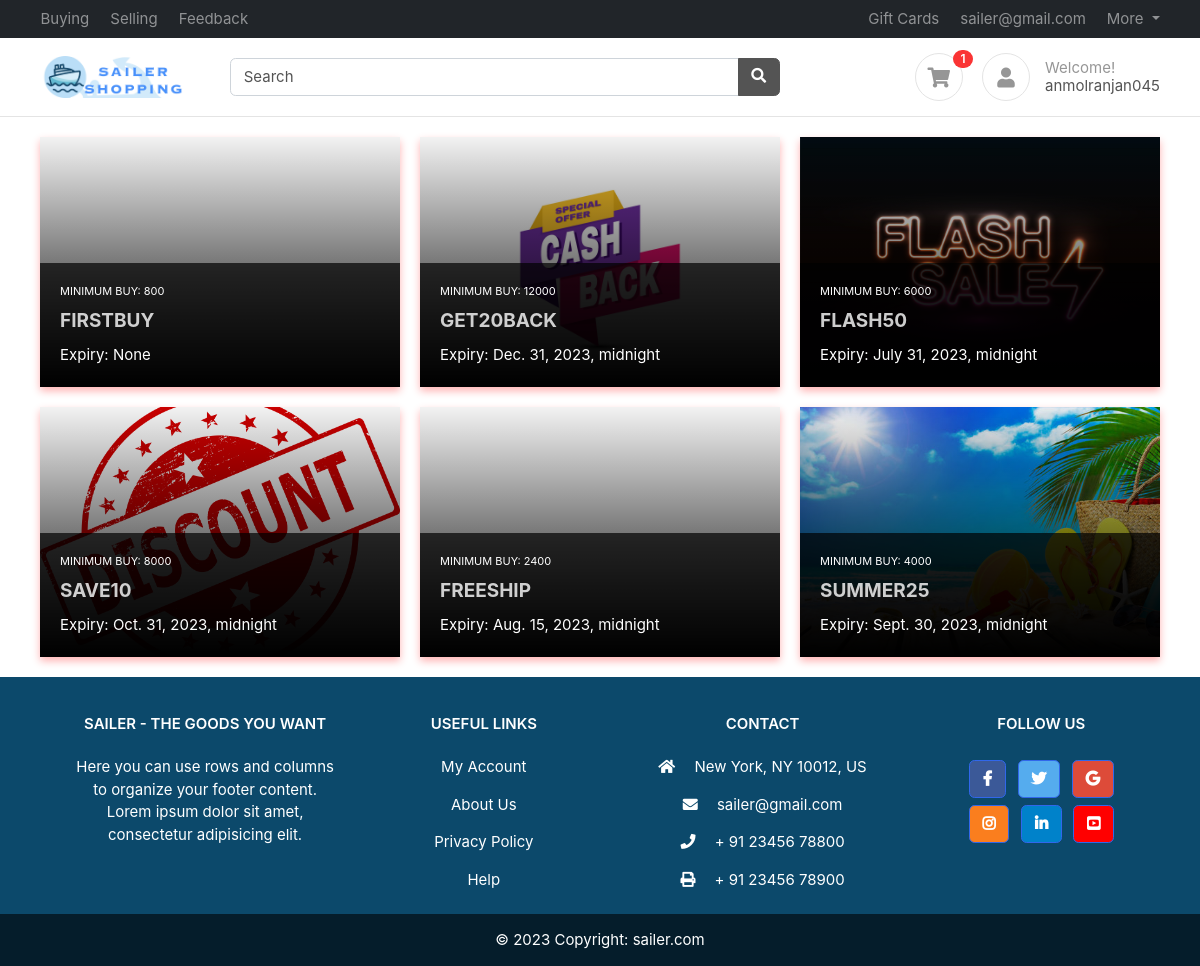
Screenshot of /offers/ (signed in) with the database file from the repository.
### accounts/models.py (models this page shows, shortened)
class Profile(BaseModel):
    user = models.OneToOneField(User, on_delete=models.CASCADE, related_name='profile')
    is_email_verified = models.BooleanField(default=False)
    email_token = models.CharField(max_length=100, null=True, blank=True)
    forget_password_token = models.CharField(max_length=100, null=True, blank=True)
    profile_image = models.ImageField(upload_to='profile')
    def get_cart_count(self):
        return CartItems.objects.filter(cart__is_paid=False, cart__user=self.user).count()

### products/models.py (models this page shows, shortened)
class Coupon(BaseModel):
    coupon_code = models.CharField(max_length=10)
    is_expired = models.BooleanField(default=False)
    coupon_image = models.ImageField(upload_to='coupons')
    expiry_date = models.DateTimeField(blank=True, null=True)
    discount_price = models.IntegerField(default=100)
    minimum_amount = models.IntegerField(default=500)

### home/views.py (the view)
# urls.py: path('offers/', offers, name='offers'),
def offers(request):
    context = {'coupons': Coupon.objects.filter(is_expired=False)}
    if not context['coupons']:
        messages.warning(request, 'There are no coupons available.')
    return render(request, 'home/offers.html', context)

### templates/home/offers.html (shortened to what this page needs)
{% extends "base/base.html" %}
{% block start %}
<link href="/media/css/offers.css" rel="stylesheet" type="text/css" />
<div class="container bootstrap snippets bootdey">
    <div class="row-wrapper">
        <div class="row">
            {% for coupon in coupons %}
                <div class="col-sm-4">
                    <div class="widget single-news">
                        <div class="image" style="background-image: url('/media/{{coupon.coupon_image}}');">
                            <span class="gradient"></span>
                        </div>
                        <div class="details">
                            <div class="category">Minimum Buy: {{coupon.minimum_amount}}</div>
                            <h3><a href="#">{{coupon.coupon_code}}</a></h3>
                            <time>Expiry: {{coupon.expiry_date}}</time>
                        </div>
                    </div>
                </div>
            {% endfor %}
        </div>
    </div>
</div>
{% endblock %}

### templates/base/base.html (shortened to what this page needs)
<!DOCTYPE HTML>
<html lang="en">
<head>
    <link href="/media/css/bootstrap.css" rel="stylesheet" type="text/css" />
    <link href="/media/fonts/fontawesome/css/all.min.css" type="text/css" rel="stylesheet">
    <link href="/media/css/ui.css" rel="stylesheet" type="text/css" />
    <link href="/media/css/responsive.css" rel="stylesheet" />
</head>
<body>
    <header class="section-header">
        <nav class="navbar navbar-dark navbar-expand p-0 bg-dark">
            <div class="container">
                <ul class="navbar-nav d-none d-md-flex mr-auto">
                    <li class="nav-item"><a class="nav-link" href="{% url 'index'%}">Buying</a></li>
                    <li class="nav-item"><a class="nav-link" href="#">Selling</a></li>
                    <li class="nav-item"><a class="nav-link" href="{% url 'feedback'%}">Feedback</a></li>
                  </ul>
                <ul class="navbar-nav">
                    <li class="nav-item"><a class="nav-link" href="{% url 'offers'%}">Gift Cards</a></li>
                    <li class="nav-item"><a href="#" class="nav-link"> sailer@gmail.com </a></li>
                    <li class="nav-item dropdown">
                        <a href="#" class="nav-link dropdown-toggle" data-toggle="dropdown"> More </a>
                    </li>
                </ul>
            </div>
        </nav>
        <section class="header-main border-bottom">
            <div class="container">
                <div class="row align-items-center">
                    <div class="col-lg-2 col-4">
                        <div class="brand-wrap">
                            <a href="{% url 'index'%}"><img class="logo" src="/media/images/logo.png"></a>
                        </div>
                    </div>
                    <div class="col-lg-6 col-sm-12">
                        <form action="#" class="search">
                            <div class="input-group w-100">
                                <input type="text" class="form-control" placeholder="Search">
                                <div class="input-group-append">
                                    <button class="btn btn-secondary" type="submit">
							<i class="fa fa-search"></i>
						  </button>
                                </div>
                            </div>
                        </form>
                    </div>
                    <div class="col-lg-4 col-sm-6 col-8">
                      <div class="widgets-wrap float-md-right">
                          <div class="widget-header  mr-3">
                              <a href="{% url 'cart'%}" class="icon icon-sm rounded-circle border"><i class="fa fa-shopping-cart"></i></a>
                              {% if request.user.is_authenticated %}
                                  <span class="badge badge-pill badge-danger notify">{{request.user.profile.get_cart_count}}</span>
                              {% endif %}
                              </div>
                          <div class="widget-header icontext">
                              <a href="#" class="icon icon-sm rounded-circle border"><i class="fa fa-user"></i></a>
                              <div class="text">
                                  <span class="text-muted">Welcome!</span>
                                  <div>
                                      {% if request.user.is_authenticated %}
                                          <a href="#">{{user.username}}</a>
                                      {% else %}
                                          <a href="{% url 'login'%}">Sign in</a> |
                                          <a href="{% url 'register'%}"> Register</a>
                                      {% endif %}
                                  </div>
                              </div>
                          </div>
                      </div>
                  </div>
              </div>
          </div>
      </section>
  </header>
    {% block start %}
    {% endblock %}
</body>
    <footer
            class="text-center text-lg-start text-white"
            style="background-color: #0c496b"
            >
      <div class="container p-4 pb-0">
        <section class="">
          <div class="row">
            <div class="col-md-3 col-lg-3 col-xl-3 mx-auto mt-3">
              <h6 class="text-uppercase mb-4 font-weight-bold">
                Sailer - The Goods you want
              </h6>
              <p>
                Here you can use rows and columns to organize your footer
                content. Lorem ipsum dolor sit amet, consectetur adipisicing
                elit.
              </p>
            </div>
            <div class="col-md-2 col-lg-2 col-xl-2 mx-auto mt-3">
              <h6 class="text-uppercase mb-4 font-weight-bold">Useful Links</h6>
              <p>
                <a class="text-white" href="#"> My Account</a>
              </p>
              <p>
                <a class="text-white" href="#"> About Us</a>
              </p>
              <p>
                <a class="text-white" href="#"> Privacy Policy</a>
              </p>
              <p>
                <a class="text-white" href="#"> Help</a>
              </p>
            </div>
            <div class="col-md-4 col-lg-3 col-xl-3 mx-auto mt-3">
              <h6 class="text-uppercase mb-4 font-weight-bold">Contact</h6>
              <p><i class="fas fa-home mr-3"></i> New York, NY 10012, US</p>
              <p><i class="fas fa-envelope mr-3"></i> sailer@gmail.com</p>
              <p><i class="fas fa-phone mr-3"></i> + 91 23456 78800</p>
              <p><i class="fas fa-print mr-3"></i> + 91 23456 78900</p>
            </div>
            <div class="col-md-3 col-lg-2 col-xl-2 mx-auto mt-3">
              <h6 class="text-uppercase mb-4 font-weight-bold">Follow us</h6>
              <a
                 class="btn btn-primary btn-floating m-1"
                 style="background-color: #3b5998"
                 href="#"
                 role="button"
                 ><i class="fab fa-facebook-f"></i
                ></a>
              <a
                 class="btn btn-primary btn-floating m-1"
                 style="background-color: #55acee"
                 href="#"
                 role="button"
                 ><i class="fab fa-twitter"></i
                ></a>
              <a
                 class="btn btn-primary btn-floating m-1"
                 style="background-color: #dd4b39"
                 href="#"
                 role="button"
                 ><i class="fab fa-google"></i
                ></a>
              <a
                 class="btn btn-primary btn-floating m-1"
                 style="background-color: #fa7e1e"
                 href="#"
                 role="button"
                 ><i class="fab fa-instagram"></i
                ></a>
              <a
                 class="btn btn-primary btn-floating m-1"
                 style="background-color: #0082ca"
                 href="#"
                 role="button"
                 ><i class="fab fa-linkedin-in"></i
                ></a>
              <a
                 class="btn btn-primary btn-floating m-1"
                 style="background-color: #FF0000"
                 href="#"
                 role="button"
                 ><i class="fab fa-youtube-square"></i
                ></a>
            </div>
          </div>
        </section>
      </div>
      <div
           class="text-center p-3"
           style="background-color: rgba(0, 0, 0, 0.6)"
           >
        © 2023 Copyright:
        <a class="text-white" href="#"
           >sailer.com</a
          >
      </div>
    </footer>
</html>

### public/static/css/ui.css (style rules this page uses)
html { font-family: 'Inter', sans-serif; font-size: 15px; }
.icon-xs, .icon-sm, .icon-md, .icon-lg { display: inline-block; text-align: center; flex-shrink: 0; flex-grow: 0; }
.icon-sm { width: 48px; height: 48px; line-height: 48px; font-size: 20px; }
p:last-child { margin-bottom: 0; }
.header-main { position: relative; padding-top: 1rem; padding-bottom: 1rem; background-color: #ffffff; }
.brand-wrap .logo, .navbar-brand .logo { margin-right: 7px; max-height: 42px; display: inline-block; }
.widget-header { display: inline-block; vertical-align: middle; position: relative; }
.widget-header a { color: #545454; }
.widget-header i { color: #969696; }
.widget-header .notify { position: absolute; top: -3px; right: -10px; }
.icontext { display: inline-flex; align-items: center; vertical-align: middle; }
.icontext .text { width: 100%; line-height: 1.2; color: #212529; }
.icontext .icon { position: relative; margin-right: 15px; flex-shrink: 0; flex-grow: 0; }
.notify { position: absolute; top: -4px; right: -10px; display: inline-block; padding: .25em .6em; font-size: 12px; line-height: 1; text-align: center; border-radius: 3rem; color: #fff; background-color: #fa3434; }

### public/static/css/offers.css (style rules this page uses)
.widget.single-news { margin-bottom: 20px; position: relative; box-shadow: 0 4px 8px rgba(255, 0, 0, 0.3); transition: box-shadow 0.3s ease; overflow: hidden; }
.row-wrapper { margin-top: 20px; }
.widget.single-news .image .gradient { position: absolute; left: 0; right: 0; top: 0; bottom: 0; background-image: -webkit-linear-gradient(bottom, #000000 0%, rgba(0, 0, 0, 0.05) 100%); background-image: -moz-linear-gradient(bottom, #000000 0%, rgba(0, 0, 0, 0.05) 100%); background-image: -o-linear-gradient(bottom, #000000 0%, rgba(0, 0, 0, 0.05) 100%); background-image: linear-gradient(to top, #000000 0%, rgba(0, 0, 0, 0.05) 100%); }
.widget.single-news .details { position: absolute; bottom: 0; left: 0; right: 0; padding: 20px; color: #fff; background-color: rgba(0, 0, 0, 0.7); }
.widget.single-news .details .category { font-size: 11px; text-transform: uppercase; margin-bottom: 10px; }
.widget.single-news .details h3 { margin: 0; padding: 0; margin-bottom: 10px; font-size: 19px; }
.widget.single-news .details h3 a { color: #fff; zoom: 1; -webkit-opacity: 0.8; -moz-opacity: 0.8; opacity: 0.8; -ms-filter: progid: DXImageTransform.Microsoft.Alpha(Opacity=80); filter: alpha(opacity=80); }
.widget.single-news .image { position: relative; }
.row .col-sm-4 { float: left; width: 33.33%; padding: 0 10px; box-sizing: border-box; }
.row::after { content: ""; display: table; clear: both; }
.widget.single-news { height: 250px; }
.widget.single-news .image { background-repeat: no-repeat; background-size: cover; background-position: center center; height: 100%; position: relative; }

### rows the page displays
Coupon: minimum_amount "800", coupon_code "FIRSTBUY", expiry_date "None"
Coupon: coupon_image (picture), minimum_amount "12000", coupon_code "GET20BACK", expiry_date "Dec. 31, 2023, midnight"
Coupon: coupon_image (picture), minimum_amount "6000", coupon_code "FLASH50", expiry_date "July 31, 2023, midnight"
Coupon: coupon_image (picture), minimum_amount "8000", coupon_code "SAVE10", expiry_date "Oct. 31, 2023, midnight"
Coupon: minimum_amount "2400", coupon_code "FREESHIP", expiry_date "Aug. 15, 2023, midnight"
Coupon: coupon_image (picture), minimum_amount "4000", coupon_code "SUMMER25", expiry_date "Sept. 30, 2023, midnight"

### other values shown
{{ request.user.profile.get_cart_count }} "1"
{{ user.username }} "anmolranjan045"
